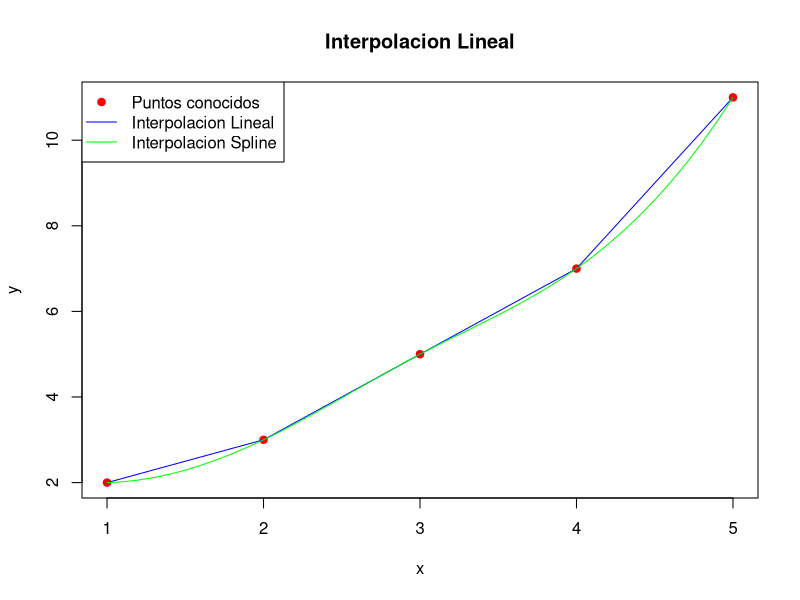
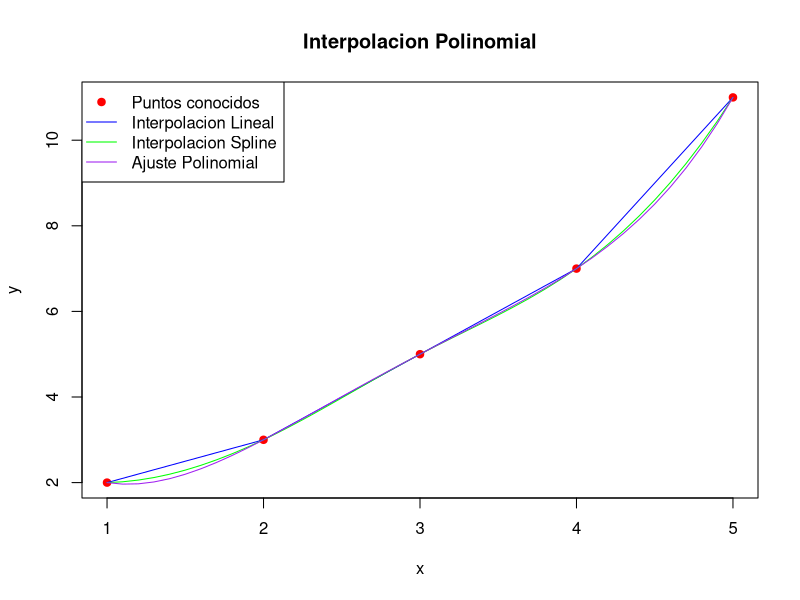

Here is the R script that generated these plots, in order:
# Introducción a metodos numericos en R - Parte 6:
# Interpolación numerica
#
# Angelo Gutierrez Daza
# 2025
#
# Programacion II
# Programa de Estudios Superiores
# Banco de Guatemala
#
# Codigo probado utilizando la version 4.5.1 de R

graphics.off(); rm(list=ls());

################################################################################
# 1) Interpolacion en una dimension
################################################################################

# La interpolacion es el proceso de estimar valores intermedios entre un
# conjunto de puntos conocidos. Es util en muchas aplicaciones, como la
# visualizacion de datos, la solucion de ecuaciones diferenciales, y el
# ajuste de curvas.

# R tiene varias funciones para realizar interpolacion. La mas basica es
# approx(), que realiza interpolacion lineal entre puntos conocidos
x <- c(1,2,3,4,5) # Puntos conocidos en x
y <- c(2,3,5,7,11) # Puntos conocidos en y
interp_lineal <- approx(x,y,xout=seq(1,5,by=0.1)) # Interpolacion lineal
plot(x,y,col='red',pch=19,main='Interpolacion Lineal',xlab='x',ylab='y')
lines(interp_lineal,col='blue')

# Podemos ver que la interpolacion lineal conecta los puntos conocidos con
# lineas rectas. Esto puede ser suficiente para algunos casos, pero en otros
# puede ser deseable una interpolacion mas suave.

# La funcion spline() realiza interpolacion spline, que es una forma de
# interpolacion polinomial por partes que garantiza continuidad y suavidad
interp_spline <- spline(x,y,xout=seq(1,5,by=0.1)) # Interpolacion spline
lines(interp_spline,col='green')
legend('topleft',legend=c('Puntos conocidos','Interpolacion Lineal',
       'Interpolacion Spline'),col=c('red','blue','green'),pch=c(19,NA,NA),
       lty=c(NA,1,1))

# La interpolacion spline es mucho mas suave que la lineal, y puede ser
# mas adecuada para representar datos continuos. Sin embargo, puede ser
# mas propensa a oscilaciones no deseadas, especialmente en los extremos
# del intervalo de interpolacion. Por lo tanto, es importante elegir el
# metodo de interpolacion adecuado segun la naturaleza de los datos y
# el problema a resolver.

# Otra metodo de interpolacion es la interpolacion polinomial, que ajusta un
# polinomio de grado n a los n+1 puntos conocidos. Esto puede ser util
# para datos que siguen una tendencia polinomial, pero puede ser propenso
# a oscilaciones no deseadas (fenomeno de Runge) si el grado del polinomio
# es demasiado alto. La funcion poly() puede ser utilizada para generar
# un modelo polinomial en R.    
modelo_polinomial <- lm(y ~ poly(x, 4, raw=TRUE)) # Ajuste polinomial de grado 4
x_seq <- seq(1,5,by=0.1)
y_pred <- predict(modelo_polinomial, newdata=data.frame(x=x_seq))

# Noten que estamos utilizando una regresion lineal para ajustar el polinomio,
# ya que un polinomio es lineal en sus coeficientes.

# Finalmente, podemos graficar el ajuste polinomial junto con los otros
# metodos de interpolacion
plot(x,y,col='red',pch=19,main='Interpolacion Polinomial',xlab='x',ylab='y')
lines(interp_lineal,col='blue')
lines(interp_spline,col='green')
lines(x_seq,y_pred,col='purple')
legend('topleft',legend=c('Puntos conocidos','Interpolacion Lineal',
       'Interpolacion Spline','Ajuste Polinomial'),col=c('red','blue','green','purple'),
       pch=c(19,NA,NA,NA),lty=c(NA,1,1,1))


